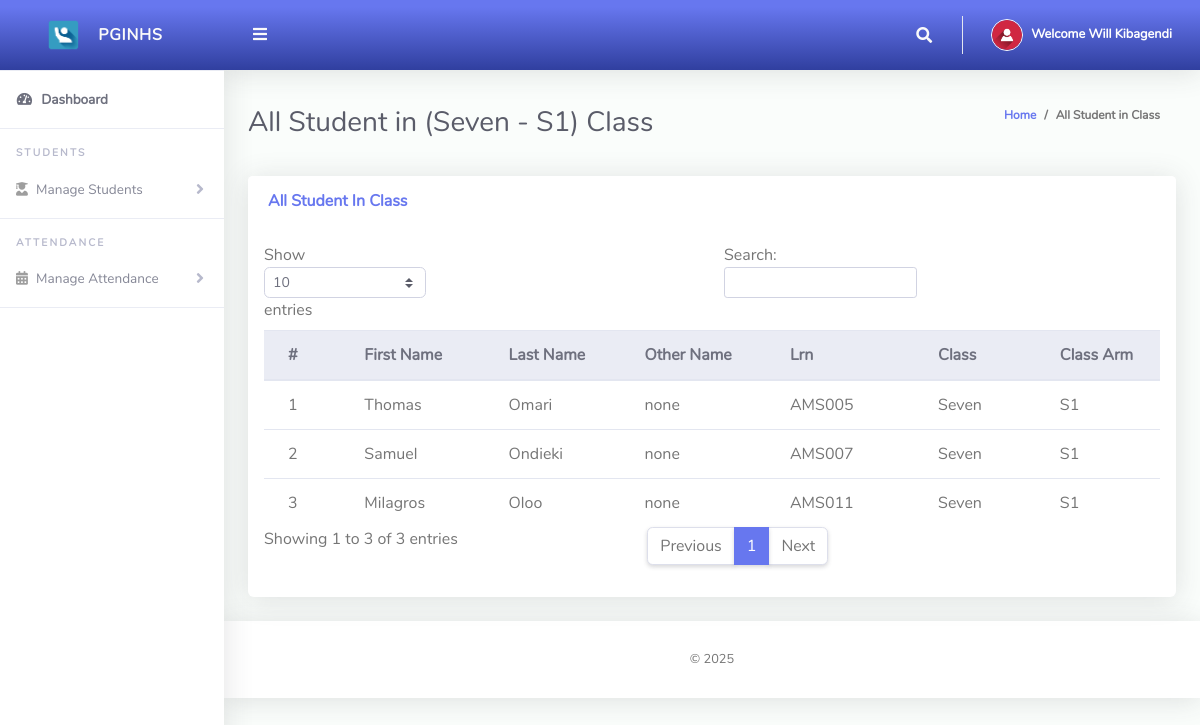
The page /ClassTeacher/viewStudents.php (signed in) on the database its author committed.
### tables this page shows
CREATE TABLE `tblclassteacher` (
  `Id` int(10) NOT NULL,
  `firstName` varchar(255) NOT NULL,
  `lastName` varchar(255) NOT NULL,
  `emailAddress` varchar(255) NOT NULL,
  `password` varchar(255) NOT NULL,
  `phoneNo` varchar(50) NOT NULL,
  `classId` varchar(10) NOT NULL,
  `classArmId` varchar(10) NOT NULL,
  `dateCreated` varchar(50) NOT NULL
);

CREATE TABLE `tblclassarms` (
  `Id` int(10) NOT NULL,
  `classId` varchar(10) NOT NULL,
  `classArmName` varchar(255) NOT NULL,
  `isAssigned` varchar(10) NOT NULL
);

CREATE TABLE `tblclass` (
  `Id` int(10) NOT NULL,
  `className` varchar(255) NOT NULL
);

CREATE TABLE `tblstudents` (
  `Id` int(10) NOT NULL,
  `firstName` varchar(255) NOT NULL,
  `lastName` varchar(255) NOT NULL,
  `otherName` varchar(255) NOT NULL,
  `Lrn` varchar(255) NOT NULL,
  `password` varchar(50) NOT NULL,
  `classId` varchar(10) NOT NULL,
  `classArmId` varchar(10) NOT NULL,
  `dateCreated` varchar(50) NOT NULL
);

### ClassTeacher/viewStudents.php (the view, shortened to what this page needs)
<?php
include '../Includes/dbcon.php';
$query = "SELECT tblclass.className,tblclassarms.classArmName
    FROM tblclassteacher
    INNER JOIN tblclass ON tblclass.Id = tblclassteacher.classId
    INNER JOIN tblclassarms ON tblclassarms.Id = tblclassteacher.classArmId
    Where tblclassteacher.Id = '$_SESSION[userId]'";
    $rs = $conn->query($query);
    $rrw = $rs->fetch_assoc();
?>
<!DOCTYPE html>
<html lang="en">
<head>
  <link href="../vendor/fontawesome-free/css/all.min.css" rel="stylesheet" type="text/css">
  <link href="../vendor/bootstrap/css/bootstrap.min.css" rel="stylesheet" type="text/css">
  <link href="css/ruang-admin.min.css" rel="stylesheet">
</head>
<body id="page-top">
  <div id="wrapper">
      <?php include "Includes/sidebar.php";?>
    <div id="content-wrapper" class="d-flex flex-column">
      <div id="content">
       <?php include "Includes/topbar.php";?>
        <div class="container-fluid" id="container-wrapper">
          <div class="d-sm-flex align-items-center justify-content-between mb-4">
            <h1 class="h3 mb-0 text-gray-800">All Student in (<?php echo $rrw['className'].' - '.$rrw['classArmName'];?>) Class</h1>
            <ol class="breadcrumb">
              <li class="breadcrumb-item"><a href="./">Home</a></li>
              <li class="breadcrumb-item active" aria-current="page">All Student in Class</li>
            </ol>
          </div>
          <div class="row">
            <div class="col-lg-12">
                 <div class="row">
              <div class="col-lg-12">
              <div class="card mb-4">
                <div class="card-header py-3 d-flex flex-row align-items-center justify-content-between">
                  <h6 class="m-0 font-weight-bold text-primary">All Student In Class</h6>
                </div>
                <div class="table-responsive p-3">
                  <table class="table align-items-center table-flush table-hover" id="dataTableHover">
                    <thead class="thead-light">
                      <tr>
                        <th>#</th>
                        <th>First Name</th>
                        <th>Last Name</th>
                        <th>Other Name</th>
                        <th>Lrn</th>
                        <th>Class</th>
                        <th>Class Arm</th>
                      </tr>
                    </thead>
                    <tbody>
                  <?php
                      $query = "SELECT tblstudents.Id,tblclass.className,tblclassarms.classArmName,tblclassarms.Id AS classArmId,tblstudents.firstName,
                      tblstudents.lastName,tblstudents.otherName,tblstudents.Lrn,tblstudents.dateCreated
                      FROM tblstudents
                      INNER JOIN tblclass ON tblclass.Id = tblstudents.classId
                      INNER JOIN tblclassarms ON tblclassarms.Id = tblstudents.classArmId
                      where tblstudents.classId = '$_SESSION[classId]' and tblstudents.classArmId = '$_SESSION[classArmId]'";
                      $rs = $conn->query($query);
                      $num = $rs->num_rows;
                      $sn=0;
                      if($num > 0)
                      {
                        while ($rows = $rs->fetch_assoc())
                          {
                             $sn = $sn + 1;
                            echo"
                              <tr>
                                <td>".$sn."</td>
                                <td>".$rows['firstName']."</td>
                                <td>".$rows['lastName']."</td>
                                <td>".$rows['otherName']."</td>
                                <td>".$rows['Lrn']."</td>
                                <td>".$rows['className']."</td>
                                <td>".$rows['classArmName']."</td>
                              </tr>";
                          }
                      }
                      else
                      {
                           echo
                           "<div class='alert alert-danger' role='alert'>
                            No Record Found!
                            </div>";
                      }
                      ?>
                    </tbody>
                  </table>
                </div>
              </div>
            </div>
            </div>
          </div>
        </div>
      </div>
       <?php include "Includes/footer.php";?>
    </div>
  </div>
</body>
</html>

### ClassTeacher/Includes/topbar.php (shortened to what this page needs)
<?php
  $query = "SELECT * FROM tblclassteacher WHERE Id = ".$_SESSION['userId']."";
  $rs = $conn->query($query);
  $rows = $rs->fetch_assoc();
  $fullName = $rows['firstName']." ".$rows['lastName'];;
?>
<nav class="navbar navbar-expand navbar-light bg-gradient-primary topbar mb-4 static-top">
          <button id="sidebarToggleTop" class="btn btn-link rounded-circle mr-3">
            <i class="fa fa-bars"></i>
          </button>
          <ul class="navbar-nav ml-auto">
            <li class="nav-item dropdown no-arrow">
              <a class="nav-link dropdown-toggle" href="#" id="searchDropdown" role="button" data-toggle="dropdown"
                aria-haspopup="true" aria-expanded="false">
                <i class="fas fa-search fa-fw"></i>
              </a>
            </li>
            <li class="nav-item dropdown no-arrow">
              <a class="nav-link dropdown-toggle" href="#" id="userDropdown" role="button" data-toggle="dropdown"
                aria-haspopup="true" aria-expanded="false">
                <img class="img-profile rounded-circle" src="img/user-icn.png" style="max-width: 60px">
                <span class="ml-2 d-none d-lg-inline text-white small"><b>Welcome <?php echo $fullName;?></b></span>
              </a>
            </li>
          </ul>
        </nav>

### rows shown on the page
tblclassteacher: fullName "Will Kibagendi"
tblclassarms: classId.className "Seven", classArmName "S1"
tblstudents: firstName "Thomas", lastName "Omari", otherName "none", Lrn "AMS005", classId.className "Seven", classArmId.classArmName "S1"
tblstudents: firstName "Samuel", lastName "Ondieki", otherName "none", Lrn "AMS007", classId.className "Seven", classArmId.classArmName "S1"
tblstudents: firstName "Milagros", lastName "Oloo", otherName "none", Lrn "AMS011", classId.className "Seven", classArmId.classArmName "S1"
